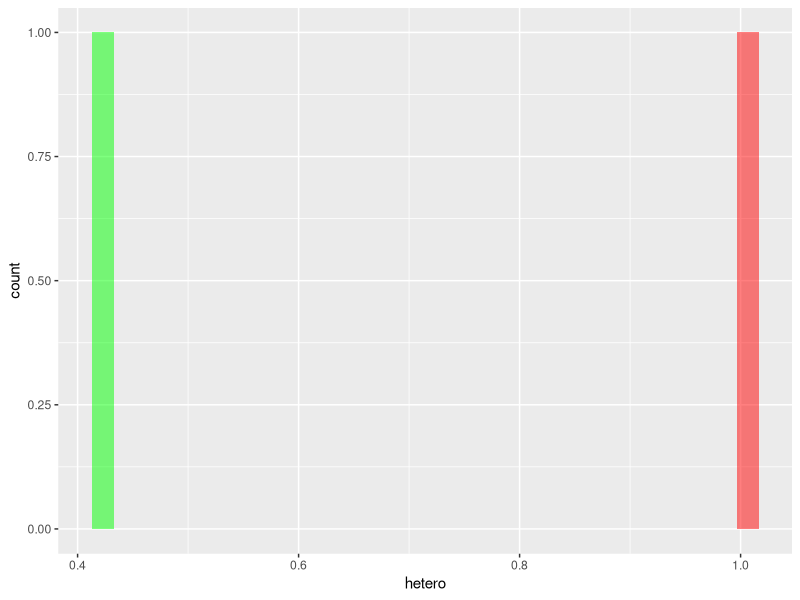

Generate this figure with R: (Note: this script raises an error after producing the figure.)
#遗传漂变
drift<-function(N,p0,G,times){
  M<-data.frame()
  for(m in 1:times){
    A<-2*N*p0
    for(i in 1:G){
      p<-A/(2*N)  #杂合子比例
      A<-rbinom(1,2*N,p)
      M[m,i]<-p
    }
    return(M)
  }}

value<-drift(300,0.5,5000,50)
value2<-drift(3000,0.5,5000,50)
A<-value[,5000]
B<-value2[,5000]

df<-data.frame(A,B)  

library("ggplot2")

ggplot(df)+geom_histogram(aes(A),fill="red",alpha=0.5)+
  geom_histogram(aes(B),fill="green",alpha=0.5)+xlab("hetero")
 
#自然选择对亚群B的影响
numb<-function(A,a,G,times,N){
  M<-data.frame()
  for(m in 1:times){
    n=N
    p1=A
    p2=a
    for(i in 1:G){
      
        p1<-rbinom(1,2*n,p1)/(n*2) #A 
        p2<-rbinom(1,2*n,p2)/(n*2)#a
        n<-(p1*p1*0.006+0.0012*2*p1*p2)*n*n/4
        M[m,i]<-n
        p1<-(p1*p1*0.006*2+0.0012*2*p1*p2)/(p1*p1*0.006*2+0.0012*2*p1*p2*2)
        p2<-(0.0012*2*p1*p2)/(p1*p1*0.006*2+0.0012*2*p1*p2*2)
        n<-ceiling(n)
      
  }}
  return(M)
}

num1<-num(0.02,0.38,0.6,1,50,700)

num2<-numb(0.4,0.6,10,50,1000)


library(ggplot2)
y=c()
for(i in 1:10){y[i]=mean(num2[,i])}

df<-data.frame(x=seq(1:10),y)

ggplot(df)+
  geom_point(aes(x,y),col="blue",alpha=0.5)+geom_smooth(aes(x,y),method = "gam",col="pink",alpha=0.5)
              
